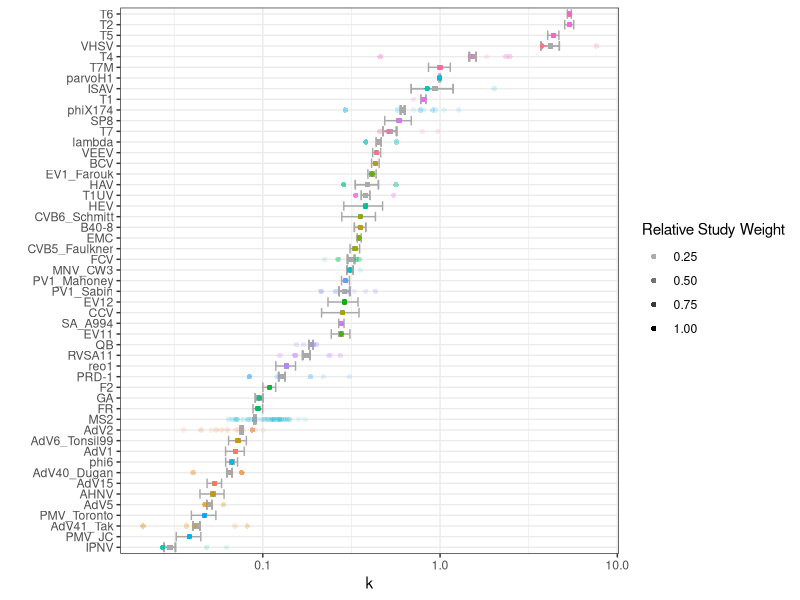

R code for this plot: (Note: this script raises an error after producing the figure.)
# 01 - Raw systematic review data analysis
# Takes the raw systematic review data and organizes/summarizes it so that
# the final modeling data set includes no outliers, no study rate constants
# without standard error estimates of k, no viruses for which there is no
# complete genome information, and no viruses that have a unique categorical
# variable type. Estimates of k and the weights for each virus are determined.

# 2020.10.19
# Nicole Rockey

# LIBRARIES---------------------------------------------------------------------

library(tidyverse)

# SET WORKING DIRECTORY---------------------------------------------------------

setwd('~/uv-virus-inactivation-prediction/')

# DATA INPUT--------------------------------------------------------------------

sys_review_data = read.csv('data/sys-review-data.csv', header = TRUE, sep = ",",
                    stringsAsFactors = FALSE)

# FUNCTIONS---------------------------------------------------------------------

# Function to remove outliers from the  virus set.
is_outlier = function(k) {
  # If k is length 3 or greater, returns TRUE whenever k is more than 1.5 IQRs
  #  above the upper quartile or below the lower quartile
  if ( length(k) < 3 ) {
    return( rep(FALSE, length(k)) )
  } else {
    return(
      k > quantile(k, .75) + 1.5 * IQR(k) |
        k < quantile(k, .25) - 1.5 * IQR(k)
    )
  }
}

# DATA MANIPULATION-------------------------------------------------------------

colnames(sys_review_data) = c('study', 'virus', 'k', 'se', 'class')

# Creates a vector that identifies the columns with identifiers.
id_vars = 'virus'

# Creates a vector that identifies the columns with the dependent variable.
dep_vars = 'k'

# Systematic review data without outliers.
sys_review_data_no_outliers = sys_review_data %>%
  #flag and remove outlying estimates
  group_by(virus) %>%
  mutate( outlier = is_outlier(k) ) %>%
  filter( !outlier )

# Manually remove FR from Study 24. Although not removed using the outlier
# approach above (because there are not a lot of rate constants for this virus),
# this rate constant is quite far from the other two rate constants, we know it
# is not accurate. Remove.
sys_review_data_no_outliers = sys_review_data_no_outliers[-which(sys_review_data_no_outliers$study == 24 & sys_review_data_no_outliers$virus == "FR" ), ]

# REMOVE VIRUSES WITHOUT ERROR ESTIMATES----------------------------------------

# Only systematic review data that includes error estimates.
sys_review_data_se = sys_review_data_no_outliers %>%
  # flag and remove outlying estimates
  group_by(virus) %>%
  filter( !is.na(se) )

# INVERSE VARIANCE WEIGHTING BY VIRUS-------------------------------------------

# Inverse variance weights.
model_data = sys_review_data_se %>%
  mutate( w = 1 / se^2 )

# This is the most classical approach to determining the estimated k. It assumes
# all studies are noisy estimaes of the same effect and no study heterogeneity.
model_data = model_data %>%
  group_by(virus) %>%
  mutate(
    kbar_w = sum(w * k)  / sum(w),
    kbar_w_se = sqrt(1 / sum(w)),
    kbar_w_lwr = kbar_w - qnorm(.975) * kbar_w_se,
    kbar_w_upr = kbar_w + qnorm(.975) * kbar_w_se
  ) %>%
  # order by k
  arrange(kbar_w) 

model_data$virus_o = with(model_data, factor(virus, unique(virus)))

model_data %>%
  group_by(virus) %>%
  mutate( 
    study_weight = w / sum(w)  # shade according to weight of experiment for virus
  ) %>% 
  ungroup() %>% 
  ggplot(aes( y = virus_o, x = kbar_w) ) +
  geom_point( pch = 15, color = 'darkgrey', size = 1.5 ) +
  geom_errorbarh( aes(xmin = kbar_w_lwr, xmax = kbar_w_upr), 
                  color = 'darkgrey') +
  geom_point( aes(x = k, color = virus, alpha = study_weight), pch = 16) +
  ylab('') + 
  xlab('k') +
  scale_x_log10() + 
  theme_bw() +
  guides(color = 'none', alpha = guide_legend(title = 'Relative Study Weight'))

# REMOVE VIRUSES WTIH NO COMPLETE GENOME SEQUENCES OR UNIQUE CAT VARS-----------

# For current model, we cannot include the following viruses. Will remove.
model_data_final = model_data %>%
  # flag and remove outlying estimates
  group_by(virus) %>%  
  # Manually remove T4, PMV.
  # Need to remove because these viruses have unique categorical values. LOOCV
  # will not work with these viruses in the data set.
  filter( !{ virus %in% c('T4', 'PMV_JC')}) %>%
  # Manually remove BCV, F2, PMV_Toronto, SA_A994, SP8.
  # Need to remove because they do not have genome sequences available.
  filter( !{ virus %in% c('BCV', 'F2', 'PMV_Toronto', 'SA_A994', 'SP8', 'T1UV')})

# SUMMARIZE---------------------------------------------------------------------
# Systematic review - all data.
sys_review_data_summ_virus = sys_review_data %>%
  group_by(virus) %>%
  summarize( n = n(), .groups = 'drop')
sys_review_data_summ_class = sys_review_data %>%
  group_by(class) %>%
  summarize( n = n(), .groups = 'drop')

# Systematic review without outliers (used in Figure 1).
outliers = sys_review_data %>%
  group_by(virus) %>%
  mutate( outlier = is_outlier(k) ) %>%
  filter( outlier )

sys_review_data_no_outliers_summ_virus = sys_review_data_no_outliers %>%
  group_by(virus) %>%
  summarize(k_mean = mean(k), n = n(), .groups = 'drop')
sys_review_data_no_outliers_summ_class = sys_review_data_no_outliers %>%
  group_by(class) %>%
  summarize(k_mean = mean(k), n = n(), .groups = 'drop')

# Modeling data - only rate constants with se included.
model_data_summ_virus = model_data %>%
  group_by(virus) %>%
  summarize( across(starts_with("k"), mean), n = n(), .groups = 'drop') 
model_data_summ_class = model_data %>%
  group_by(class) %>%
  summarize( n = n(), .groups = 'drop')

# Final modeling data set - remove viruses with unique cat vars or no genome
# sequence (used in model training and validation).
# summarize final model data set.
model_data_final_summ_virus = model_data_final %>%
  group_by(virus) %>%
  summarize( across(starts_with("k"), mean), n = n(), .groups = 'drop') 
model_data_final_summ_class = model_data_final %>%
  group_by(class) %>%
  summarize(  n = n(), .groups = 'drop') 

k_bar = model_data_final_summ_virus$kbar_w
k_var = model_data_final_summ_virus$kbar_w_se^2
names(k_bar) = names(k_var) = model_data_final_summ_virus$virus 

# OUTPUT------------------------------------------------------------------------
save(id_vars, dep_vars, k_var, k_bar, model_data_final, sys_review_data_se, sys_review_data_no_outliers,
     file = 'data/uv-inact-meta-k-bar.RData')

# Data to include in Figure 1 (this includes all experimental rate constants
# from systematic review except for the outliers).
write.csv(sys_review_data_no_outliers, 'development/csv-outputs/fig-1.csv')

